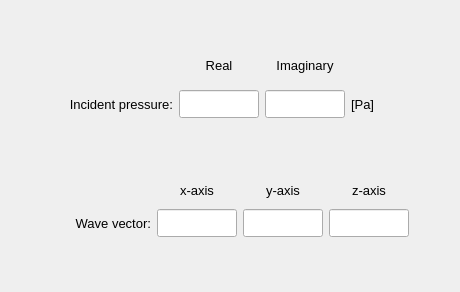
        <widget class="QWidget" name="tab_constant_values">
         <attribute name="title">
          <string>Constant values</string>
         </attribute>
         <layout class="QGridLayout" name="gridLayout_12">
          <property name="leftMargin">
           <number>2</number>
          </property>
          <property name="topMargin">
           <number>6</number>
          </property>
          <property name="rightMargin">
           <number>2</number>
          </property>
          <property name="bottomMargin">
           <number>6</number>
          </property>
          <property name="spacing">
           <number>2</number>
          </property>
          <item row="4" column="0">
           <spacer name="verticalSpacer_5">
            <property name="orientation">
             <enum>Qt::Vertical</enum>
            </property>
            <property name="sizeHint" stdset="0">
             <size>
              <width>20</width>
              <height>40</height>
             </size>
            </property>
           </spacer>
          </item>
          <item row="3" column="0">
           <widget class="QFrame" name="frame_wave_vector">
            <property name="frameShape">
             <enum>QFrame::NoFrame</enum>
            </property>
            <property name="frameShadow">
             <enum>QFrame::Raised</enum>
            </property>
            <layout class="QGridLayout" name="gridLayout_10">
             <item row="1" column="4">
              <widget class="QLineEdit" name="lineEdit_direction_z">
               <property name="minimumSize">
                <size>
                 <width>80</width>
                 <height>28</height>
                </size>
               </property>
               <property name="maximumSize">
                <size>
                 <width>80</width>
                 <height>28</height>
                </size>
               </property>
               <property name="font">
                <font>
                 <family>MS Shell Dlg 2</family>
                 <pointsize>10</pointsize>
                 <weight>50</weight>
                 <italic>false</italic>
                 <bold>false</bold>
                </font>
               </property>
               <property name="styleSheet">
                <string notr="true"/>
               </property>
               <property name="alignment">
                <set>Qt::AlignCenter</set>
               </property>
              </widget>
             </item>
             <item row="1" column="3">
              <widget class="QLineEdit" name="lineEdit_direction_y">
               <property name="minimumSize">
                <size>
                 <width>80</width>
                 <height>28</height>
                </size>
               </property>
               <property name="maximumSize">
                <size>
                 <width>80</width>
                 <height>28</height>
                </size>
               </property>
               <property name="font">
                <font>
                 <family>MS Shell Dlg 2</family>
                 <pointsize>10</pointsize>
                 <weight>50</weight>
                 <italic>false</italic>
                 <bold>false</bold>
                </font>
               </property>
               <property name="styleSheet">
                <string notr="true"/>
               </property>
               <property name="alignment">
                <set>Qt::AlignCenter</set>
               </property>
              </widget>
             </item>
             <item row="0" column="2">
              <widget class="QLabel" name="label_x_axis">
               <property name="minimumSize">
                <size>
                 <width>80</width>
                 <height>26</height>
                </size>
               </property>
               <property name="maximumSize">
                <size>
                 <width>80</width>
                 <height>26</height>
                </size>
               </property>
               <property name="font">
                <font>
                 <family>MS Shell Dlg 2</family>
                 <pointsize>10</pointsize>
                 <weight>50</weight>
                 <italic>false</italic>
                 <bold>false</bold>
                </font>
               </property>
               <property name="text">
                <string>x-axis</string>
               </property>
               <property name="alignment">
                <set>Qt::AlignCenter</set>
               </property>
              </widget>
             </item>
             <item row="0" column="4">
              <widget class="QLabel" name="label_z_axis">
               <property name="minimumSize">
                <size>
                 <width>80</width>
                 <height>26</height>
                </size>
               </property>
               <property name="maximumSize">
                <size>
                 <width>80</width>
                 <height>26</height>
                </size>
               </property>
               <property name="font">
                <font>
                 <family>MS Shell Dlg 2</family>
                 <pointsize>10</pointsize>
                 <weight>50</weight>
                 <italic>false</italic>
                 <bold>false</bold>
                </font>
               </property>
               <property name="text">
                <string>z-axis</string>
               </property>
               <property name="alignment">
                <set>Qt::AlignCenter</set>
               </property>
              </widget>
             </item>
             <item row="0" column="3">
              <widget class="QLabel" name="label_y_axis">
               <property name="minimumSize">
                <size>
                 <width>80</width>
                 <height>26</height>
                </size>
               </property>
               <property name="maximumSize">
                <size>
                 <width>80</width>
                 <height>26</height>
                </size>
               </property>
               <property name="font">
                <font>
                 <family>MS Shell Dlg 2</family>
                 <pointsize>10</pointsize>
                 <weight>50</weight>
                 <italic>false</italic>
                 <bold>false</bold>
                </font>
               </property>
               <property name="text">
                <string>y-axis</string>
               </property>
               <property name="alignment">
                <set>Qt::AlignCenter</set>
               </property>
              </widget>
             </item>
             <item row="1" column="2">
              <widget class="QLineEdit" name="lineEdit_direction_x">
               <property name="minimumSize">
                <size>
                 <width>80</width>
                 <height>28</height>
                </size>
               </property>
               <property name="maximumSize">
                <size>
                 <width>80</width>
                 <height>28</height>
                </size>
               </property>
               <property name="font">
                <font>
                 <family>MS Shell Dlg 2</family>
                 <pointsize>10</pointsize>
                 <weight>50</weight>
                 <italic>false</italic>
                 <bold>false</bold>
                </font>
               </property>
               <property name="styleSheet">
                <string notr="true"/>
               </property>
               <property name="alignment">
                <set>Qt::AlignCenter</set>
               </property>
              </widget>
             </item>
             <item row="1" column="1">
              <widget class="QLabel" name="label_wave_vector">
               <property name="minimumSize">
                <size>
                 <width>100</width>
                 <height>28</height>
                </size>
               </property>
               <property name="maximumSize">
                <size>
                 <width>140</width>
                 <height>28</height>
                </size>
               </property>
               <property name="font">
                <font>
                 <family>MS Shell Dlg 2</family>
                 <pointsize>10</pointsize>
                 <weight>50</weight>
                 <italic>false</italic>
                 <bold>false</bold>
                </font>
               </property>
               <property name="text">
                <string>Wave vector:</string>
               </property>
               <property name="alignment">
                <set>Qt::AlignRight|Qt::AlignTrailing|Qt::AlignVCenter</set>
               </property>
              </widget>
             </item>
             <item row="1" column="0">
              <spacer name="horizontalSpacer_6">
               <property name="orientation">
                <enum>Qt::Horizontal</enum>
               </property>
               <property name="sizeHint" stdset="0">
                <size>
                 <width>40</width>
                 <height>20</height>
                </size>
               </property>
              </spacer>
             </item>
             <item row="1" column="5">
              <spacer name="horizontalSpacer_5">
               <property name="orientation">
                <enum>Qt::Horizontal</enum>
               </property>
               <property name="sizeHint" stdset="0">
                <size>
                 <width>40</width>
                 <height>20</height>
                </size>
               </property>
              </spacer>
             </item>
            </layout>
           </widget>
          </item>
          <item row="0" column="0">
           <spacer name="verticalSpacer">
            <property name="orientation">
             <enum>Qt::Vertical</enum>
            </property>
            <property name="sizeHint" stdset="0">
             <size>
              <width>20</width>
              <height>40</height>
             </size>
            </property>
           </spacer>
          </item>
          <item row="2" column="0">
           <spacer name="verticalSpacer_2">
            <property name="orientation">
             <enum>Qt::Vertical</enum>
            </property>
            <property name="sizeHint" stdset="0">
             <size>
              <width>20</width>
              <height>40</height>
             </size>
            </property>
           </spacer>
          </item>
          <item row="1" column="0">
           <widget class="QFrame" name="frame_8">
            <property name="minimumSize">
             <size>
              <width>340</width>
              <height>80</height>
             </size>
            </property>
            <property name="maximumSize">
             <size>
              <width>16777215</width>
              <height>240</height>
             </size>
            </property>
            <property name="font">
             <font>
              <pointsize>11</pointsize>
             </font>
            </property>
            <property name="frameShape">
             <enum>QFrame::NoFrame</enum>
            </property>
            <property name="frameShadow">
             <enum>QFrame::Raised</enum>
            </property>
            <layout class="QGridLayout" name="gridLayout">
             <property name="leftMargin">
              <number>0</number>
             </property>
             <property name="topMargin">
              <number>0</number>
             </property>
             <property name="rightMargin">
              <number>0</number>
             </property>
             <property name="bottomMargin">
              <number>0</number>
             </property>
             <property name="spacing">
              <number>6</number>
             </property>
             <item row="2" column="3">
              <widget class="QLabel" name="label_5">
               <property name="minimumSize">
                <size>
                 <width>80</width>
                 <height>26</height>
                </size>
               </property>
               <property name="maximumSize">
                <size>
                 <width>80</width>
                 <height>26</height>
                </size>
               </property>
               <property name="font">
                <font>
                 <family>MS Shell Dlg 2</family>
                 <pointsize>10</pointsize>
                 <weight>50</weight>
                 <italic>false</italic>
                 <bold>false</bold>
                </font>
               </property>
               <property name="text">
                <string>Imaginary</string>
               </property>
               <property name="alignment">
                <set>Qt::AlignCenter</set>
               </property>
              </widget>
             </item>
             <item row="2" column="2">
              <widget class="QLabel" name="label_4">
               <property name="minimumSize">
                <size>
                 <width>80</width>
                 <height>26</height>
                </size>
               </property>
               <property name="maximumSize">
                <size>
                 <width>80</width>
                 <height>26</height>
                </size>
               </property>
               <property name="font">
                <font>
                 <family>MS Shell Dlg 2</family>
                 <pointsize>10</pointsize>
                 <weight>50</weight>
                 <italic>false</italic>
                 <bold>false</bold>
                </font>
               </property>
               <property name="text">
                <string>Real</string>
               </property>
               <property name="alignment">
                <set>Qt::AlignCenter</set>
               </property>
              </widget>
             </item>
             <item row="3" column="5">
              <spacer name="horizontalSpacer_4">
               <property name="orientation">
                <enum>Qt::Horizontal</enum>
               </property>
               <property name="sizeHint" stdset="0">
                <size>
                 <width>40</width>
                 <height>20</height>
                </size>
               </property>
              </spacer>
             </item>
             <item row="3" column="4">
              <widget class="QLabel" name="label_21">
               <property name="minimumSize">
                <size>
                 <width>40</width>
                 <height>28</height>
                </size>
               </property>
               <property name="maximumSize">
                <size>
                 <width>60</width>
                 <height>28</height>
                </size>
               </property>
               <property name="font">
                <font>
                 <family>MS Shell Dlg 2</family>
                 <pointsize>10</pointsize>
                 <weight>50</weight>
                 <italic>false</italic>
                 <bold>false</bold>
                </font>
               </property>
               <property name="text">
                <string>[Pa]</string>
               </property>
               <property name="alignment">
                <set>Qt::AlignLeading|Qt::AlignLeft|Qt::AlignVCenter</set>
               </property>
              </widget>
             </item>
             <item row="3" column="3">
              <widget class="QLineEdit" name="lineEdit_incident_pressure_imag">
               <property name="minimumSize">
                <size>
                 <width>80</width>
                 <height>28</height>
                </size>
               </property>
               <property name="maximumSize">
                <size>
                 <width>80</width>
                 <height>28</height>
                </size>
               </property>
               <property name="font">
                <font>
                 <family>MS Shell Dlg 2</family>
                 <pointsize>10</pointsize>
                 <weight>50</weight>
                 <italic>false</italic>
                 <bold>false</bold>
                </font>
               </property>
               <property name="styleSheet">
                <string notr="true"/>
               </property>
               <property name="alignment">
                <set>Qt::AlignCenter</set>
               </property>
              </widget>
             </item>
             <item row="3" column="0">
              <spacer name="horizontalSpacer_3">
               <property name="orientation">
                <enum>Qt::Horizontal</enum>
               </property>
               <property name="sizeHint" stdset="0">
                <size>
                 <width>40</width>
                 <height>20</height>
                </size>
               </property>
              </spacer>
             </item>
             <item row="3" column="1">
              <widget class="QLabel" name="label_component_x">
               <property name="minimumSize">
                <size>
                 <width>100</width>
                 <height>28</height>
                </size>
               </property>
               <property name="maximumSize">
                <size>
                 <width>140</width>
                 <height>28</height>
                </size>
               </property>
               <property name="font">
                <font>
                 <family>MS Shell Dlg 2</family>
                 <pointsize>10</pointsize>
                 <weight>50</weight>
                 <italic>false</italic>
                 <bold>false</bold>
                </font>
               </property>
               <property name="text">
                <string>Incident pressure:</string>
               </property>
               <property name="alignment">
                <set>Qt::AlignRight|Qt::AlignTrailing|Qt::AlignVCenter</set>
               </property>
              </widget>
             </item>
             <item row="3" column="2">
              <widget class="QLineEdit" name="lineEdit_incident_pressure_real">
               <property name="minimumSize">
                <size>
                 <width>80</width>
                 <height>28</height>
                </size>
               </property>
               <property name="maximumSize">
                <size>
                 <width>80</width>
                 <height>28</height>
                </size>
               </property>
               <property name="font">
                <font>
                 <family>MS Shell Dlg 2</family>
                 <pointsize>10</pointsize>
                 <weight>50</weight>
                 <italic>false</italic>
                 <bold>false</bold>
                </font>
               </property>
               <property name="styleSheet">
                <string notr="true"/>
               </property>
               <property name="alignment">
                <set>Qt::AlignCenter</set>
               </property>
              </widget>
             </item>
            </layout>
           </widget>
          </item>
         </layout>
        </widget>
